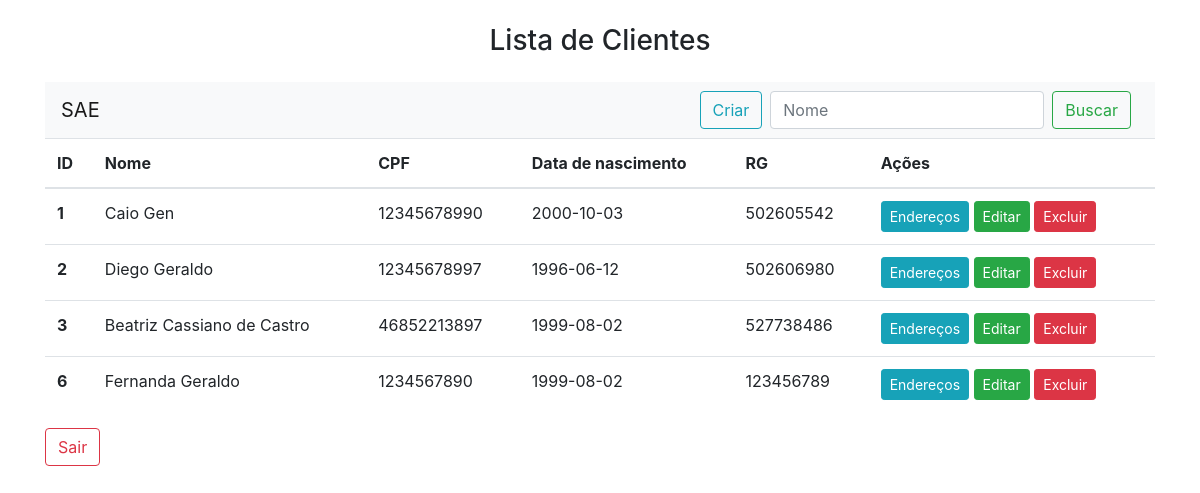
Page /Views/clientes.php on the committed database.
### tables this page shows
CREATE TABLE `clientes` (
  `id` bigint(20) NOT NULL,
  `nome` varchar(255) NOT NULL,
  `cpf` bigint(255) NOT NULL,
  `dataNasc` date NOT NULL,
  `rg` bigint(255) NOT NULL
);

### Views/clientes.php (the view, shortened to what this page needs)
<!DOCTYPE html>
<html lang="pt-br">
<head>
    <link rel="stylesheet" href="../assets/css/bootstrap.css">
</head>
<?php
$pesquisa = $_POST['busca'] ?? '';
include "../Models/conexao.php";
$sql = "SELECT * FROM clientes WHERE nome LIKE '%$pesquisa%'";
$dados = mysqli_query($conn, $sql);
?>
<body>
    <div class="container">
        <div class="row">
            <div class="col md-5">
                <h3 class="m-4 text-center">Lista de Clientes</h3>
                <nav class="navbar navbar-light bg-light">
                    <a class="navbar-brand" href="../index.php">SAE</a>
                    <form class="form-inline" action="clientes.php" method="POST">
                        <a class="btn btn-outline-info my-2 my-sm-0 mr-2" href="cadastrocliente.php">Criar</a>
                        <input class="form-control mr-sm-2" type="search" placeholder="Nome" aria-label="Search" name="busca" autofocus>
                        <button class="btn btn-outline-success my-2 my-sm-0 mr-2" type="submit">Buscar</button>
                    </form>
                </nav>
                <table class="table table-hover">
                    <thead>
                        <tr>
                            <th scope="col">ID</th>
                            <th scope="col">Nome</th>
                            <th scope="col">CPF</th>
                            <th scope="col">Data de nascimento</th>
                            <th scope="col">RG</th>
                            <th scope="col">Ações</th>
                        </tr>
                    </thead>
                    <tbody>
                        <?php
                        while ($linha =  mysqli_fetch_assoc($dados)) {
                            $id = $linha['id'];
                            $nome = $linha['nome'];
                            $cpf = $linha['cpf'];
                            $dataNasc = $linha['dataNasc'];
                            $rg = $linha['rg'];
                            echo "<tr>
                                    <th scope='row'>$id</th>
                                    <td>$nome</td>
                                    <td>$cpf</td>
                                    <td>$dataNasc</td>
                                    <td>$rg</td>
                                    <td><a href='enderecos.php?id=$id' class='btn btn-info btn-sm'>Endereços</a>
                                    <a href='../Controller/cadastroCliente_edit.php?id=$id' class='btn btn-success btn-sm'>Editar</a>
                                    <a href='#' class='btn btn-danger btn-sm' data-toggle='modal' data-target='#confirma'
                              onclick=" . '"' . "pegar_dados($id, '$nome')" . '"' . ">Excluir</a>
                                    </td>
                                </tr>";
                        }
                        ?>
                    </tbody>
                </table>
                <a class="btn btn-outline-danger my-2 my-sm-0" href="../index.php">Sair</a>
            </div>
        </div>
    </div>
</body>
</html>

### rows in the picture
clientes: id "1", nome "Caio Gen", cpf "12345678990", dataNasc "2000-10-03", rg "502605542"
clientes: id "2", nome "Diego Geraldo", cpf "12345678997", dataNasc "1996-06-12", rg "502606980"
clientes: id "3", nome "Beatriz Cassiano de Castro", cpf "46852213897", dataNasc "1999-08-02", rg "527738486"
clientes: id "6", nome "Fernanda Geraldo", cpf "1234567890", dataNasc "1999-08-02", rg "123456789"
